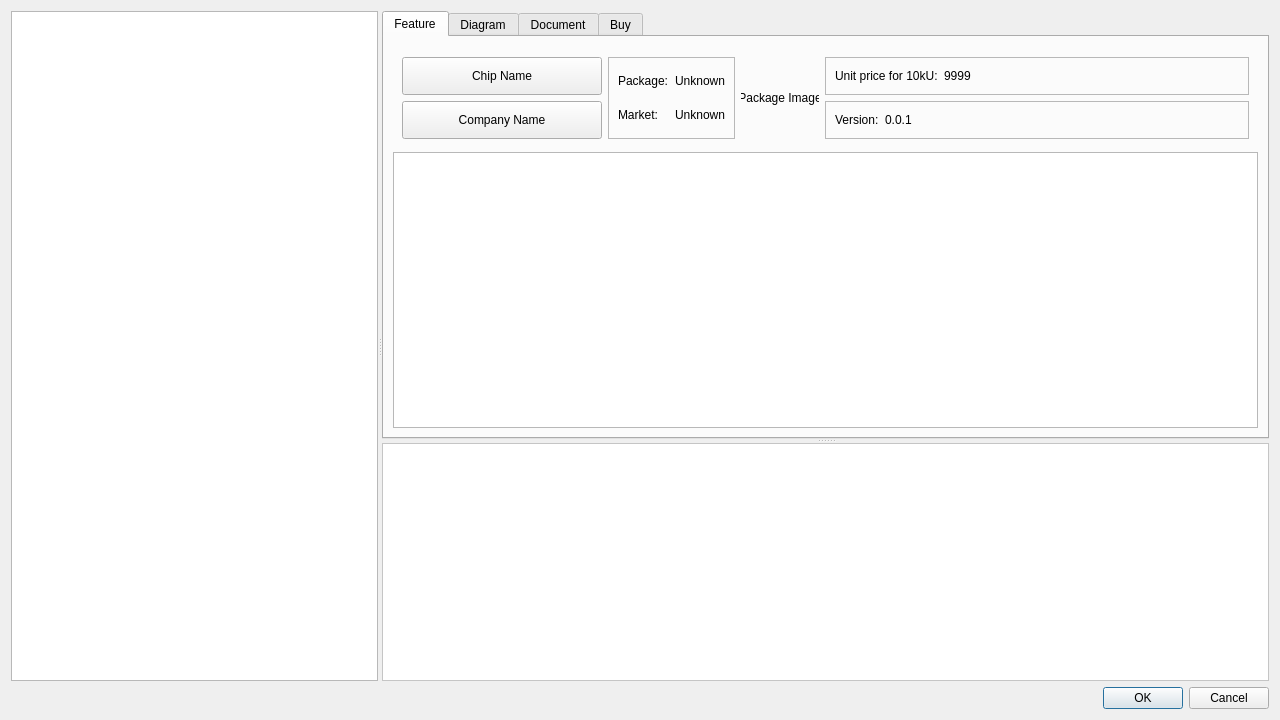
<?xml version="1.0" encoding="UTF-8"?>
<ui version="4.0">
    <class>dialog_choose_chip</class>
    <widget class="QDialog" name="dialog_choose_chip">
  <property name="geometry">
   <rect>
    <x>0</x>
    <y>0</y>
    <width>1280</width>
    <height>720</height>
   </rect>
  </property>
  <property name="windowTitle">
   <string>New project from Chip</string>
  </property>
  <layout class="QGridLayout" name="gridLayout_3">
   <item row="0" column="0">
    <widget class="QSplitter" name="splitter_2">
     <property name="orientation">
      <enum>Qt::Horizontal</enum>
     </property>
     <widget class="QTreeView" name="treeview_chip_filter">
      <property name="sizePolicy">
       <sizepolicy hsizetype="Fixed" vsizetype="Expanding">
        <horstretch>0</horstretch>
        <verstretch>0</verstretch>
       </sizepolicy>
      </property>
     </widget>
     <widget class="QSplitter" name="splitter">
      <property name="orientation">
       <enum>Qt::Vertical</enum>
      </property>
      <widget class="QTabWidget" name="tabwidget">
       <property name="currentIndex">
        <number>0</number>
       </property>
       <widget class="QWidget" name="tab_feature">
        <attribute name="title">
         <string>Feature</string>
        </attribute>
        <layout class="QGridLayout" name="gridLayout_7">
         <item row="0" column="0">
          <widget class="QFrame" name="frame_2">
           <property name="minimumSize">
            <size>
             <width>0</width>
             <height>100</height>
            </size>
           </property>
           <property name="maximumSize">
            <size>
             <width>16777215</width>
             <height>96</height>
            </size>
           </property>
           <property name="frameShape">
            <enum>QFrame::NoFrame</enum>
           </property>
           <property name="frameShadow">
            <enum>QFrame::Raised</enum>
           </property>
           <layout class="QGridLayout" name="gridLayout_6" rowstretch="1,1,0">
            <item row="0" column="0">
             <widget class="QPushButton" name="pushbutton_name">
              <property name="sizePolicy">
               <sizepolicy hsizetype="Preferred" vsizetype="Preferred">
                <horstretch>0</horstretch>
                <verstretch>0</verstretch>
               </sizepolicy>
              </property>
              <property name="minimumSize">
               <size>
                <width>200</width>
                <height>36</height>
               </size>
              </property>
              <property name="text">
               <string>Chip Name</string>
              </property>
             </widget>
            </item>
            <item row="0" column="2" rowspan="3">
             <widget class="QLabel" name="label_package_image">
              <property name="enabled">
               <bool>true</bool>
              </property>
              <property name="sizePolicy">
               <sizepolicy hsizetype="Preferred" vsizetype="Preferred">
                <horstretch>0</horstretch>
                <verstretch>0</verstretch>
               </sizepolicy>
              </property>
              <property name="minimumSize">
               <size>
                <width>0</width>
                <height>0</height>
               </size>
              </property>
              <property name="maximumSize">
               <size>
                <width>78</width>
                <height>78</height>
               </size>
              </property>
              <property name="sizeIncrement">
               <size>
                <width>0</width>
                <height>0</height>
               </size>
              </property>
              <property name="baseSize">
               <size>
                <width>0</width>
                <height>0</height>
               </size>
              </property>
              <property name="text">
               <string>Package Image</string>
              </property>
              <property name="scaledContents">
               <bool>true</bool>
              </property>
              <property name="alignment">
               <set>Qt::AlignCenter</set>
              </property>
             </widget>
            </item>
            <item row="0" column="3">
             <widget class="QFrame" name="frame_3">
              <property name="sizePolicy">
               <sizepolicy hsizetype="Expanding" vsizetype="Preferred">
                <horstretch>0</horstretch>
                <verstretch>0</verstretch>
               </sizepolicy>
              </property>
              <property name="frameShape">
               <enum>QFrame::StyledPanel</enum>
              </property>
              <property name="frameShadow">
               <enum>QFrame::Raised</enum>
              </property>
              <layout class="QGridLayout" name="gridLayout_2">
               <property name="topMargin">
                <number>0</number>
               </property>
               <property name="bottomMargin">
                <number>0</number>
               </property>
               <item row="0" column="0">
                <widget class="QLabel" name="label_4">
                 <property name="text">
                  <string>Unit price for 10kU:</string>
                 </property>
                </widget>
               </item>
               <item row="0" column="1">
                <widget class="QLabel" name="label_price">
                 <property name="sizePolicy">
                  <sizepolicy hsizetype="Expanding" vsizetype="Preferred">
                   <horstretch>0</horstretch>
                   <verstretch>0</verstretch>
                  </sizepolicy>
                 </property>
                 <property name="text">
                  <string notr="true">9999</string>
                 </property>
                </widget>
               </item>
              </layout>
             </widget>
            </item>
            <item row="1" column="3" rowspan="2">
             <widget class="QFrame" name="frame_4">
              <property name="sizePolicy">
               <sizepolicy hsizetype="Expanding" vsizetype="Preferred">
                <horstretch>0</horstretch>
                <verstretch>0</verstretch>
               </sizepolicy>
              </property>
              <property name="frameShape">
               <enum>QFrame::StyledPanel</enum>
              </property>
              <property name="frameShadow">
               <enum>QFrame::Raised</enum>
              </property>
              <layout class="QGridLayout" name="gridLayout_4">
               <property name="topMargin">
                <number>0</number>
               </property>
               <property name="bottomMargin">
                <number>0</number>
               </property>
               <item row="0" column="0">
                <widget class="QLabel" name="label_6">
                 <property name="text">
                  <string>Version:</string>
                 </property>
                </widget>
               </item>
               <item row="0" column="1">
                <widget class="QLabel" name="label_versions">
                 <property name="sizePolicy">
                  <sizepolicy hsizetype="Expanding" vsizetype="Preferred">
                   <horstretch>0</horstretch>
                   <verstretch>0</verstretch>
                  </sizepolicy>
                 </property>
                 <property name="text">
                  <string notr="true">0.0.1</string>
                 </property>
                </widget>
               </item>
              </layout>
             </widget>
            </item>
            <item row="0" column="1" rowspan="3">
             <widget class="QFrame" name="frame_5">
              <property name="sizePolicy">
               <sizepolicy hsizetype="Fixed" vsizetype="Preferred">
                <horstretch>0</horstretch>
                <verstretch>0</verstretch>
               </sizepolicy>
              </property>
              <property name="frameShape">
               <enum>QFrame::StyledPanel</enum>
              </property>
              <property name="frameShadow">
               <enum>QFrame::Raised</enum>
              </property>
              <layout class="QGridLayout" name="gridLayout_5">
               <item row="2" column="1">
                <widget class="QLabel" name="label_market_status">
                 <property name="sizePolicy">
                  <sizepolicy hsizetype="Minimum" vsizetype="Preferred">
                   <horstretch>0</horstretch>
                   <verstretch>0</verstretch>
                  </sizepolicy>
                 </property>
                 <property name="text">
                  <string>Unknown</string>
                 </property>
                </widget>
               </item>
               <item row="0" column="1">
                <widget class="QLabel" name="label_package">
                 <property name="text">
                  <string>Unknown</string>
                 </property>
                </widget>
               </item>
               <item row="2" column="0">
                <widget class="QLabel" name="label_2">
                 <property name="sizePolicy">
                  <sizepolicy hsizetype="Minimum" vsizetype="Preferred">
                   <horstretch>0</horstretch>
                   <verstretch>0</verstretch>
                  </sizepolicy>
                 </property>
                 <property name="text">
                  <string>Market:</string>
                 </property>
                </widget>
               </item>
               <item row="0" column="0">
                <widget class="QLabel" name="label_8">
                 <property name="text">
                  <string>Package:</string>
                 </property>
                </widget>
               </item>
              </layout>
             </widget>
            </item>
            <item row="1" column="0" rowspan="2">
             <widget class="QPushButton" name="pushbutton_company">
              <property name="sizePolicy">
               <sizepolicy hsizetype="Preferred" vsizetype="Preferred">
                <horstretch>0</horstretch>
                <verstretch>0</verstretch>
               </sizepolicy>
              </property>
              <property name="minimumSize">
               <size>
                <width>0</width>
                <height>36</height>
               </size>
              </property>
              <property name="text">
               <string>Company Name</string>
              </property>
             </widget>
            </item>
           </layout>
          </widget>
         </item>
         <item row="1" column="0">
          <widget class="QTextBrowser" name="textbrowser_readme">
           <property name="font">
            <font>
             <family>JetBrains Mono</family>
            </font>
           </property>
           <property name="openExternalLinks">
            <bool>true</bool>
           </property>
           <property name="openLinks">
            <bool>true</bool>
           </property>
          </widget>
         </item>
        </layout>
       </widget>
       <widget class="QWidget" name="tab_diagram">
        <attribute name="title">
         <string>Diagram</string>
        </attribute>
       </widget>
       <widget class="QWidget" name="tab_document">
        <attribute name="title">
         <string>Document</string>
        </attribute>
       </widget>
       <widget class="QWidget" name="tab_buy">
        <attribute name="title">
         <string>Buy</string>
        </attribute>
       </widget>
      </widget>
      <widget class="QWidget" name="widget" native="true">
       <property name="styleSheet">
        <string notr="true">background-color: rgb(255, 255, 255);</string>
       </property>
       <layout class="QGridLayout" name="gridLayout">
        <item row="0" column="0">
         <widget class="QTableView" name="tableview_chip_infos">
          <attribute name="horizontalHeaderHighlightSections">
           <bool>false</bool>
          </attribute>
          <attribute name="verticalHeaderHighlightSections">
           <bool>false</bool>
          </attribute>
         </widget>
        </item>
       </layout>
      </widget>
     </widget>
    </widget>
   </item>
   <item row="1" column="0">
    <widget class="QDialogButtonBox" name="dialogbuttonbox">
     <property name="orientation">
      <enum>Qt::Horizontal</enum>
     </property>
     <property name="standardButtons">
      <set>QDialogButtonBox::Cancel|QDialogButtonBox::Ok</set>
     </property>
    </widget>
   </item>
  </layout>
 </widget>
 <resources/>
 <connections/>
</ui>
